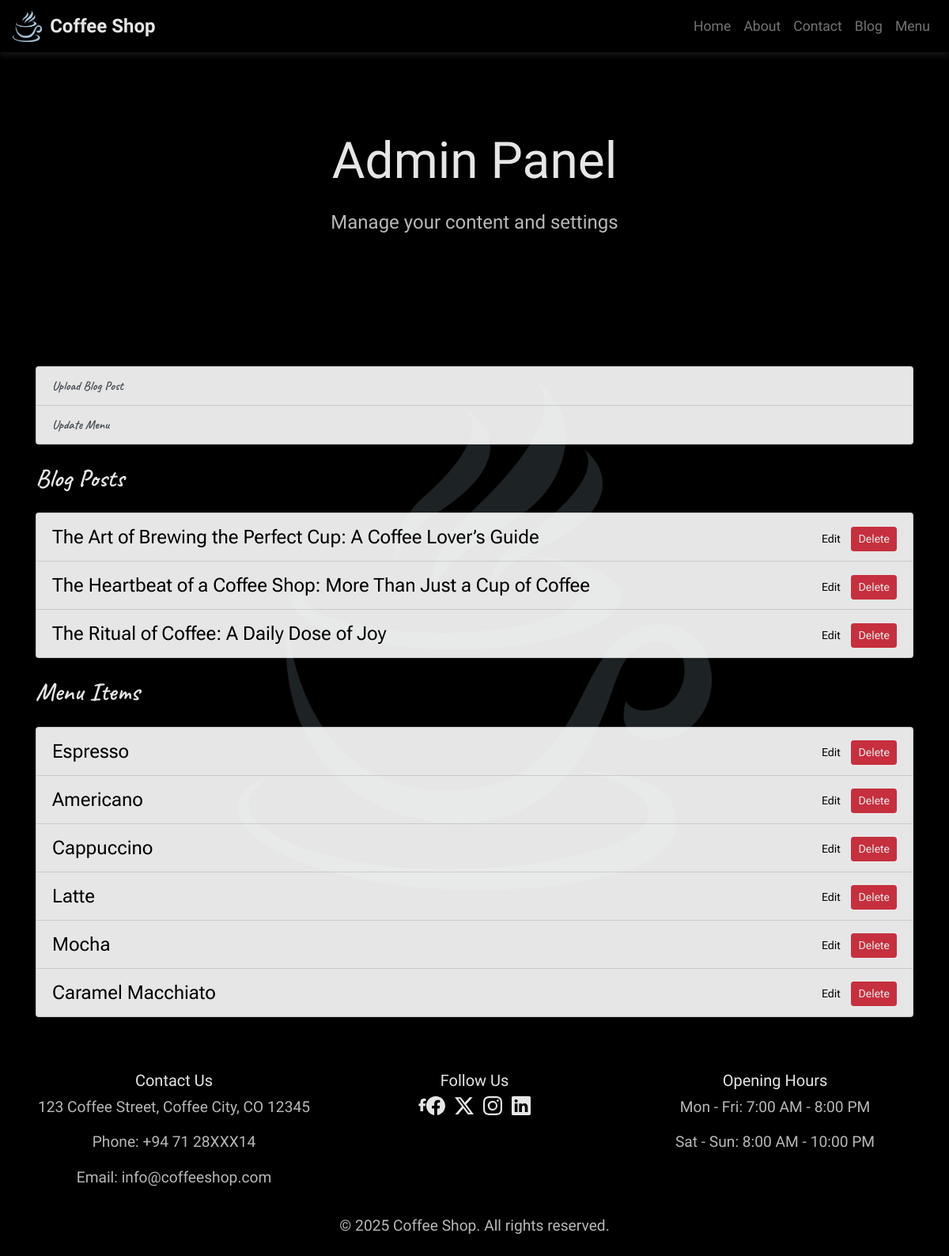
The app's page /admin.php with its own data.
### tables this page shows
CREATE TABLE `blog_posts` (
  `id` int(11) NOT NULL,
  `title` varchar(255) NOT NULL,
  `content` text NOT NULL,
  `image` varchar(255) NOT NULL,
  `created_at` timestamp NOT NULL DEFAULT current_timestamp()
);

CREATE TABLE `menu_items` (
  `id` int(11) NOT NULL,
  `item_name` varchar(255) NOT NULL,
  `price` decimal(10,2) NOT NULL,
  `description` text NOT NULL,
  `image` varchar(255) NOT NULL,
  `created_at` timestamp NOT NULL DEFAULT current_timestamp()
);

### admin.php (the view, shortened to what this page needs)
<!DOCTYPE html>
<html lang="en">
<head>
    <link rel="stylesheet" href="https://stackpath.bootstrapcdn.com/bootstrap/4.5.2/css/bootstrap.min.css">
    <link rel="stylesheet" href="styles.css">
    <link rel="stylesheet" href="fonts.css">
</head>
<body>
    <?php include 'navbar.php'; ?>
    <div class="header playwrite-in-font">
        <h1>Admin Panel</h1>
        <p>Manage your content and settings</p>
    </div>
    <div class="container mt-5">
        <div class="list-group mb-4 incl">
            <a href="upload_blog.php" class="list-group-item list-group-item-action caveat-font">Upload Blog Post</a>
            <a href="update_menu.php" class="list-group-item list-group-item-action caveat-font">Update Menu</a>
        </div>
        <h2 class="mb-4 caveat-font">Blog Posts</h2>
        <?php
        $conn = new mysqli("localhost", "root", "", "coffee_shop");
        $result = $conn->query("SELECT id, title FROM blog_posts");
        if ($result->num_rows > 0) {
            echo '<ul class="list-group mb-4 incl">';
            while($row = $result->fetch_assoc()) {
                echo "<li class='list-group-item d-flex justify-content-between align-items-center roboto-flex-font'>" . $row["title"] .
                     " <span><a href='edit_blog.php?id=" . $row["id"] . "' class='btn btn-sm btn-primary'>Edit</a>
                     <a href='delete_blog.php?id=" . $row["id"] . "' class='btn btn-sm btn-danger'>Delete</a></span></li>";
            }
            echo '</ul>';
        } else {
            echo "<p>No blog posts found.</p>";
        }
        ?>
        <h2 class="mb-4 caveat-font">Menu Items</h2>
        <?php
        $conn = new mysqli("localhost", "root", "", "coffee_shop");
        $result = $conn->query("SELECT id, item_name FROM menu_items");
        if ($result->num_rows > 0) {
            echo '<ul class="list-group mb-4 incl">';
            while($row = $result->fetch_assoc()) {
                echo "<li class='list-group-item d-flex justify-content-between align-items-center roboto-flex-font'>" . $row["item_name"] .
                     " <span><a href='edit_menu.php?id=" . $row["id"] . "' class='btn btn-sm btn-primary'>Edit</a>
                     <a href='delete_menu.php?id=" . $row["id"] . "' class='btn btn-sm btn-danger'>Delete</a></span></li>";
            }
            echo '</ul>';
        } else {
            echo "<p>No menu items found.</p>";
        }
        ?>
    </div>
    <?php include 'footer.php'; ?>
</body>
</html>

### styles.css (style rules this page uses)
body { font-family: Arial, sans-serif; margin: 0; padding: 0; background: url("pics/bg.png") no-repeat center center fixed; background-size: 50%; color: #ffffff; background-color: #000000; opacity: 0.9; }
.container { margin-top: 20px; }
h1 { font-size: 2.5rem; margin-bottom: 20px; color: #fff; }
p { font-size: 1.2rem; color: #ccc; }
.btn-primary { background-color: #fff; color: #000; border: none; }
.header { text-align: center; padding: 100px 0; background: rgba(0, 0, 0, 0.5); }
.header h1 { font-size: 4rem; color: #fff; margin-bottom: 20px; }
.header p { font-size: 1.5rem; color: #ccc; }
.incl { color: #000000; }

### records on screen
blog_posts: title "The Art of Brewing the Perfect Cup: A Coffee Lover’s Guide"
blog_posts: title "The Heartbeat of a Coffee Shop: More Than Just a Cup of Coffee"
blog_posts: title "The Ritual of Coffee: A Daily Dose of Joy"
menu_items: item_name "Espresso"
menu_items: item_name "Americano"
menu_items: item_name "Cappuccino"
menu_items: item_name "Latte"
menu_items: item_name "Mocha"
menu_items: item_name "Caramel Macchiato"
